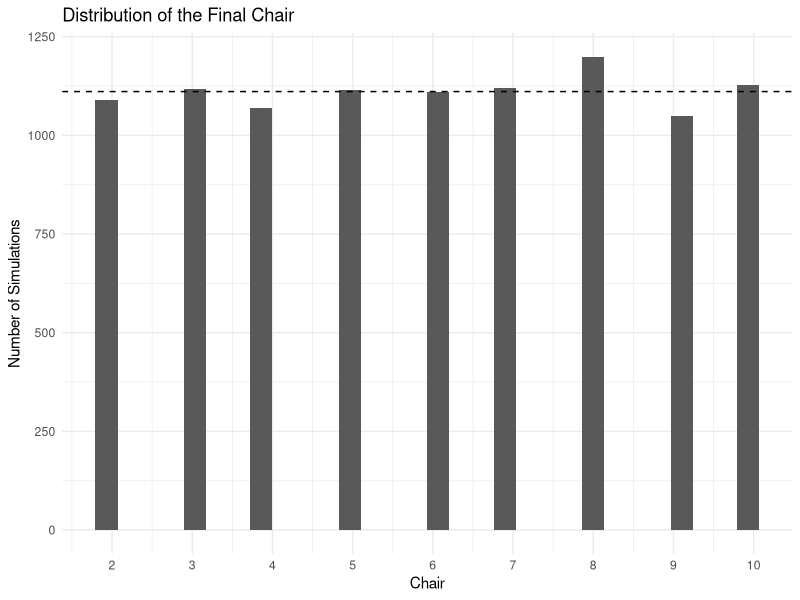
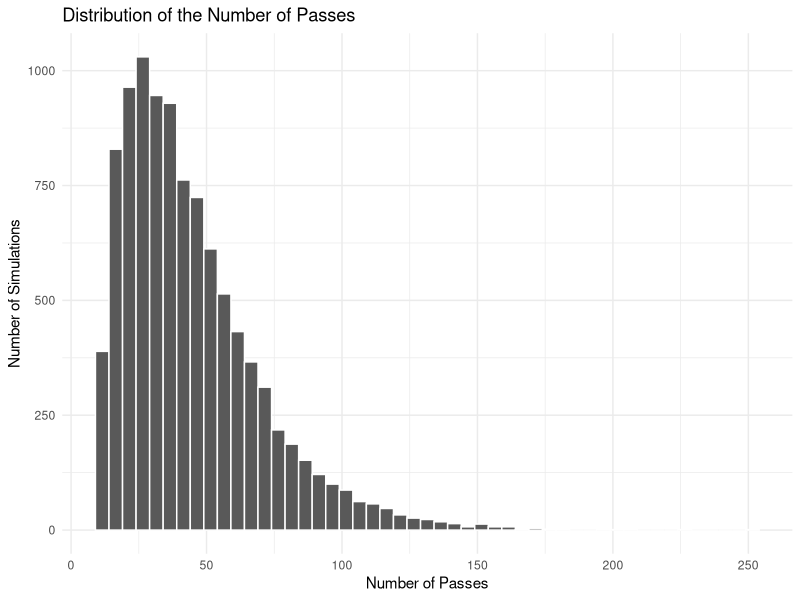
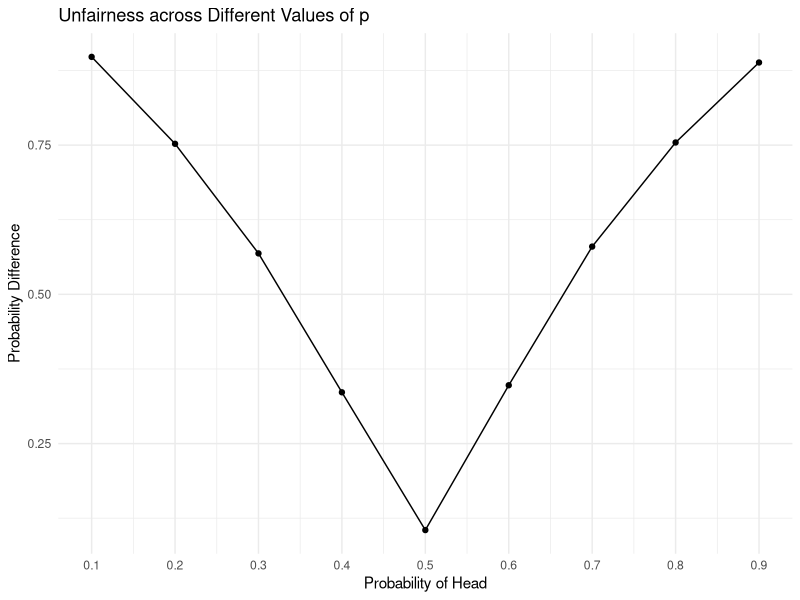
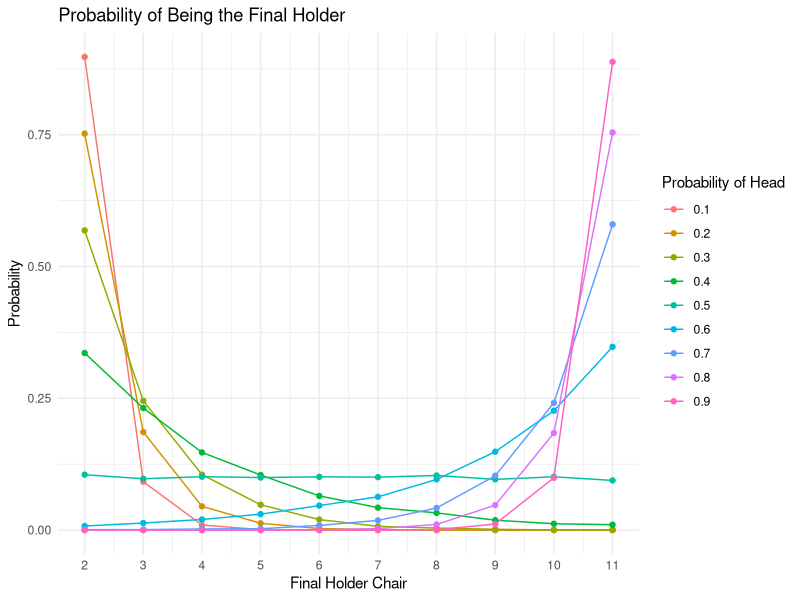
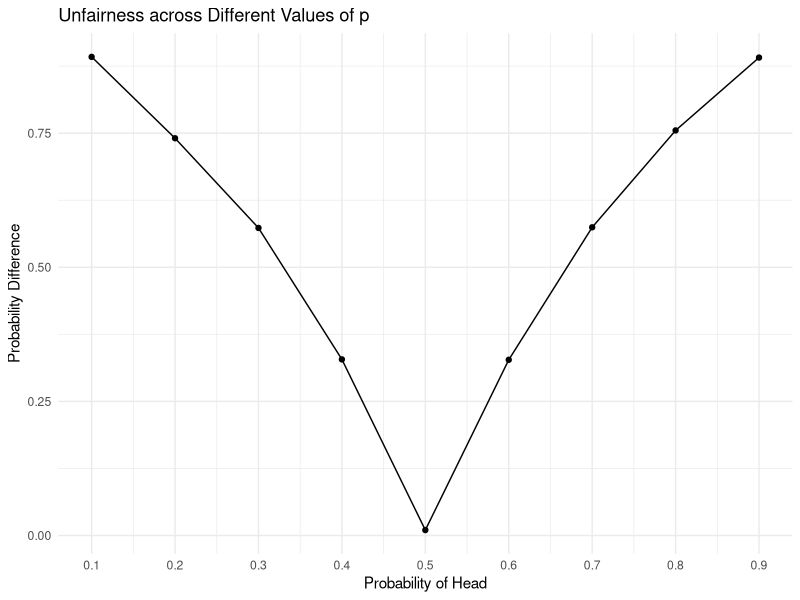
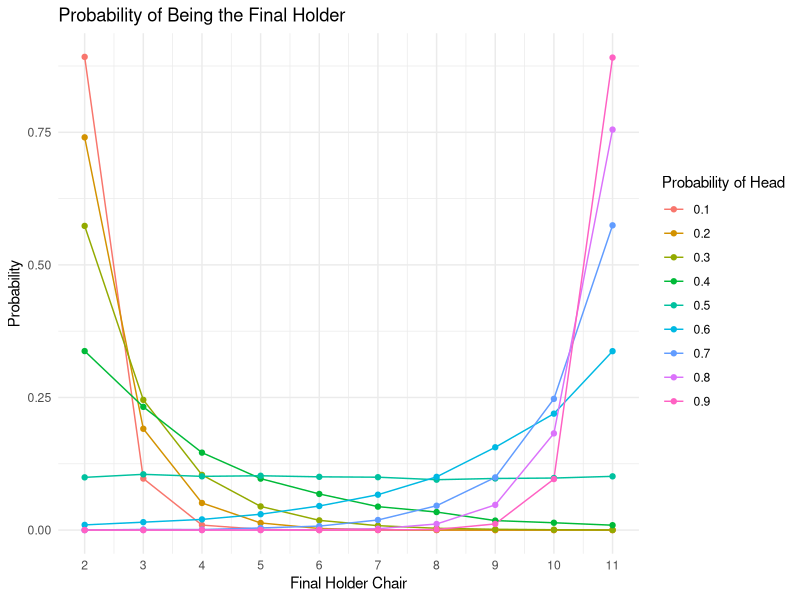

Generate these figures, in order, with R:
## ---- chunk 1
set.seed(648)
library(dplyr)
library(ggplot2)
## ---- chunk 2
# AI disclosure: this code was mostly hand-coded by me. The only help I received from AI was that, at first, I used 'j' instead of 'i' inside the loop and did not set 'i <- j' after the loop ended. I have now revised the code to use 'i consistently throughout.

# say p is probability for heads, which mean left
present_party <- function(chair = 10, p = 0.5){
  x <- rep(0, chair)
  i <- 1 # the host hold the ball at the beginning
  x[i] <- 1
  n <- 0
  while (sum(x) != chair){
    a <- 2 * rbinom(1, 1, p) - 1 # if head, pass to left, then 1, otherwise -1
    i <- i + a
    if (i == 0) i <- chair else if (i == chair + 1) i <- 1
    x[i] <- 1
    n <- n + 1
  }
  return(c(i,n))
}

present_party()
## ---- chunk 3
# To prove it is correct, we should consider some extreme cases:
present_party(chair = 10, p = 1) # would return 10 and 9 rounds
present_party(chair = 10, p = 0) # would return 2 and 9 rounds
present_party(chair = 1, p = 0.5) # would return 1 and 0 rounds
## ---- chunk 4
set.seed(648)
sim <- rep(0,10000)
pass <- rep(0,10000)
for (j in seq_along(sim)){
  sim[j] <- present_party()[1]
  pass[j] <- present_party()[2]
}
head(sim,10)
head(pass,10)
## ---- chunk 5
# AI disclosure: This code was created with the help of AI.

ggplot(data.frame(x = sim), aes(x = sim)) +
  geom_histogram() +
  scale_x_continuous(breaks = 2:10) + 
  geom_hline(
  yintercept = 10000 / 9,
  linetype = "dashed")+
  labs(
    title = "Distribution of the Final Chair",
    x = "Chair",
    y = "Number of Simulations"
  ) +
  theme_minimal()
## ---- chunk 6
summary(pass)

# AI disclosure: This code was created with the help of AI.
ggplot(data.frame(x = pass), aes(x = pass)) +
  geom_histogram(
    binwidth = 5,
    boundary = 9,
    color = "white"
  ) +
  labs(
    title = "Distribution of the Number of Passes",
    x = "Number of Passes",
    y = "Number of Simulations"
  ) +
  theme_minimal()
## ---- chunk 7
# AI disclosure: I originally planned to use a KS test, but ChatGPT pointed out that the KS test is designed for continuous distributions, whereas the outcome here is discrete.
chisq.test(table(sim), p = rep(1/9, 9))
## ---- chunk 8
# AI disclosure:
# I wrote the pseudocode for the for loop and asked ChatGPT to convert it into executable R code, then I checked and revised a little bit. 

# The pseudocode was as follows:

# For-loop version:
# say prob = (0.1, 0.2, ..., 0.9), chair = n (I can decide it, say 11),
# for p in prob:
#     for i in 10000:
#         store [1] from present_party(n, prob[i]) in a matrix
#     within the first loop, calculate the mean after completing 10000 simulations.

# My definition of "unfair" is:
# Calculate the probability of each chair as count / total, then subtract the smallest probability from the largest probability. This gives the probability difference. When p = 0.5, ideally every chair should have a probability of 0.1, so the probability difference should be 0.

# Therefore, plot1 has p from 0.1 to 0.9 (length(prob)) on the X-axis and probability difference (unfairness) on the Y-axis. table1 contains the same information.

# Plot2 has the n-1 non-host chairs (chairs 2 through n) on the X-axis and the mean count for each chair on the Y-axis. There are length(prob) lines in total, one for each scenario, with 10000 simulations for each scenario.


# For loop version --------------------------------------------------------
prob <- seq(0.1, 0.9, by = 0.1)
chair <- 11
result <- list()

for (p in prob) {

  final_chair <- numeric(10000)

  for (i in 1:10000) {
    simulation <- present_party(chair, p = p) 
    final_chair[i] <- simulation[1]  # final holder
  }

  # probability that each chair is the final holder
  counts <- table(factor(final_chair, levels = 1:chair))
  probabilities <- as.numeric(counts) / length(final_chair)
  # for this inner loop under given p, calculate unfairness
  unfairness <- max(probabilities) - min(probabilities)

  result[[as.character(p)]] <- list(
    probabilities = probabilities,
    unfairness = unfairness
  )
}


# Table 1: p and unfairness
table1 <- data.frame(
  `Prob of Head` = paste0(prob * 100, "%"),
  unfairness = sapply(result, function(x) x$unfairness),
  check.names = FALSE
)

print(table1, row.names = FALSE)


# Plot 1: p vs. unfairness
plot1_data <- data.frame(
  p = prob,
  unfairness = sapply(result, function(x) x$unfairness)
)

ggplot(
  plot1_data,
  aes(x = p, y = unfairness)
) +
  geom_line() +
  geom_point() +
  scale_x_continuous(breaks = seq(0.1, 0.9, by = 0.1)) +
  labs(
    x = "Probability of Head",
    y = "Probability Difference",
    title = "Unfairness across Different Values of p"
  ) +
  theme_minimal()


# Plot 2: Mean count for each non-host chair
plot2_data <- data.frame()

for (p in prob) {

  temp <- data.frame(
    chair = 2:chair, # exclude chair 1 as the prob is 0
    probability = result[[as.character(p)]]$probabilities[2:chair],
    p = p
  )

  plot2_data <- rbind(plot2_data, temp)
}

ggplot(
  plot2_data,
  aes(
    x = chair,
    y = probability,
    group = p,
    color = factor(p)
  )
) +
  geom_line() +
  geom_point() +
  scale_x_continuous(breaks = 2:chair) +
  labs(
    x = "Final Holder Chair",
    y = "Probability",
    color = "Probability of Head",
    title = "Probability of Being the Final Holder"
  ) +
  theme_minimal()
## ---- chunk 9
# AI disclosure: since we are asked to use the apply fucntion, I asked chatgpt for help regarding how to use lapply (what we are doing is just change the outer loop to lapply)
prob <- seq(0.1, 0.9, by = 0.1)
chair <- 11

run_simulation <- function(p, chair = 11, n_sim = 10000) {

  final_chair <- numeric(n_sim)

  for (i in 1:n_sim) {
    final_chair[i] <- present_party(chair, p = p)[1]
  }

  counts <- table(factor(final_chair, levels = 1:chair))
  probabilities <- as.numeric(counts) / length(final_chair)

  unfairness <- max(probabilities[2:chair]) -
                min(probabilities[2:chair])

  list(
    probabilities = probabilities,
    unfairness = unfairness
  )
}

result <- lapply(prob, run_simulation, chair = chair, n_sim = 10000)

# Table 1: p and unfairness
table1 <- data.frame(
  `Prob of Head` = paste0(prob * 100, "%"),
  unfairness = sapply(result, function(x) x$unfairness),
  check.names = FALSE
)

print(table1, row.names = FALSE)


# Plot 1: p vs. unfairness
plot1_data <- data.frame(
  p = prob,
  unfairness = sapply(result, function(x) x$unfairness)
)

ggplot(
  plot1_data,
  aes(x = p, y = unfairness)
) +
  geom_line() +
  geom_point() +
  scale_x_continuous(breaks = seq(0.1, 0.9, by = 0.1)) +
  labs(
    x = "Probability of Head",
    y = "Probability Difference",
    title = "Unfairness across Different Values of p"
  ) +
  theme_minimal()


# Plot 2: Mean count for each non-host chair
plot2_data <- data.frame()

for (j in seq_along(prob)) {

  temp <- data.frame(
    chair = 2:chair,
    probability = result[[j]]$probabilities[2:chair],
    p = prob[j]
  )

  plot2_data <- rbind(plot2_data, temp)
}

ggplot(
  plot2_data,
  aes(
    x = chair,
    y = probability,
    group = p,
    color = factor(p)
  )
) +
  geom_line() +
  geom_point() +
  scale_x_continuous(breaks = 2:chair) +
  labs(
    x = "Final Holder Chair",
    y = "Probability",
    color = "Probability of Head",
    title = "Probability of Being the Final Holder"
  ) +
  theme_minimal()
